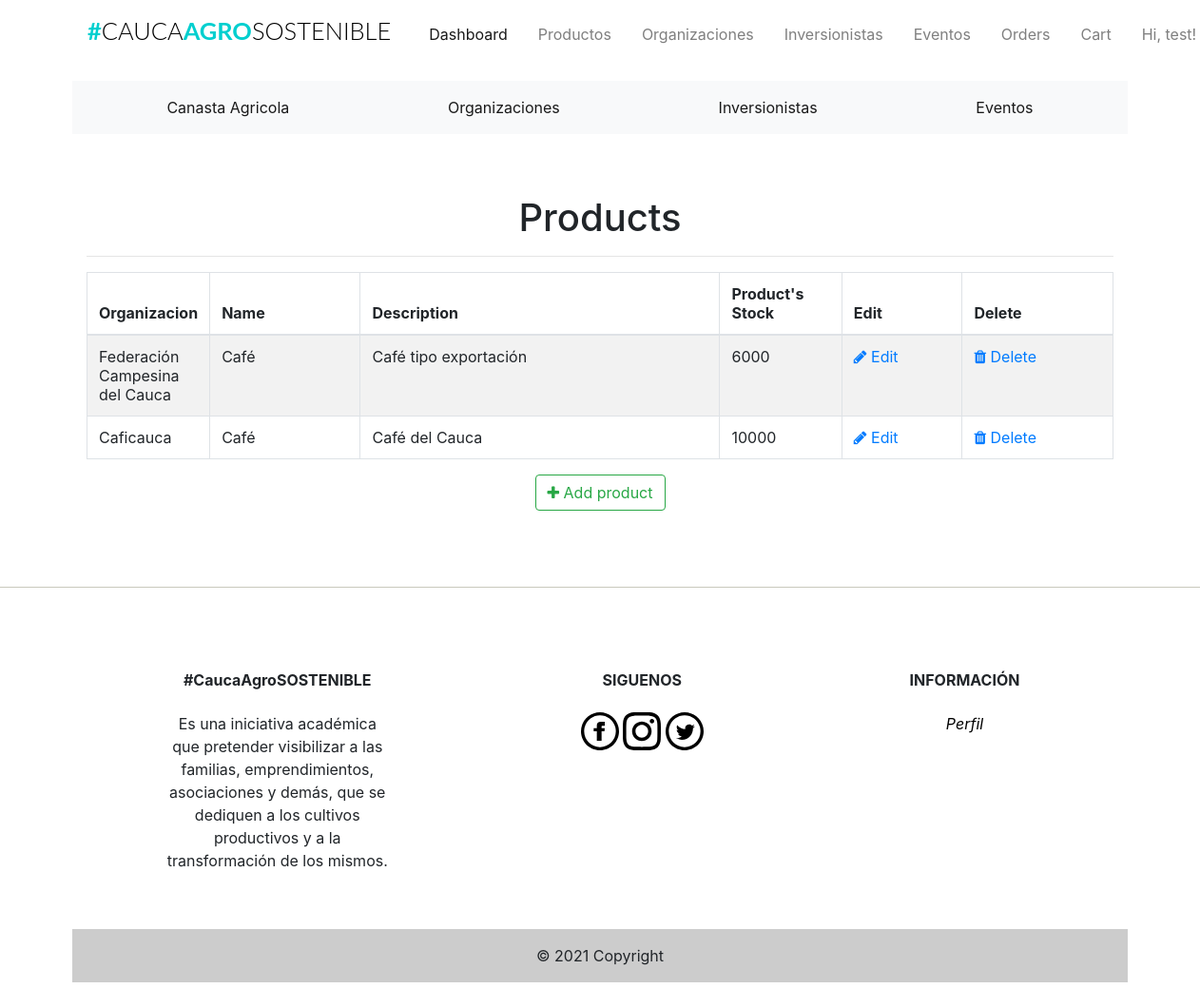
/admin/products (signed in), run on an earlier commit of the app's database.
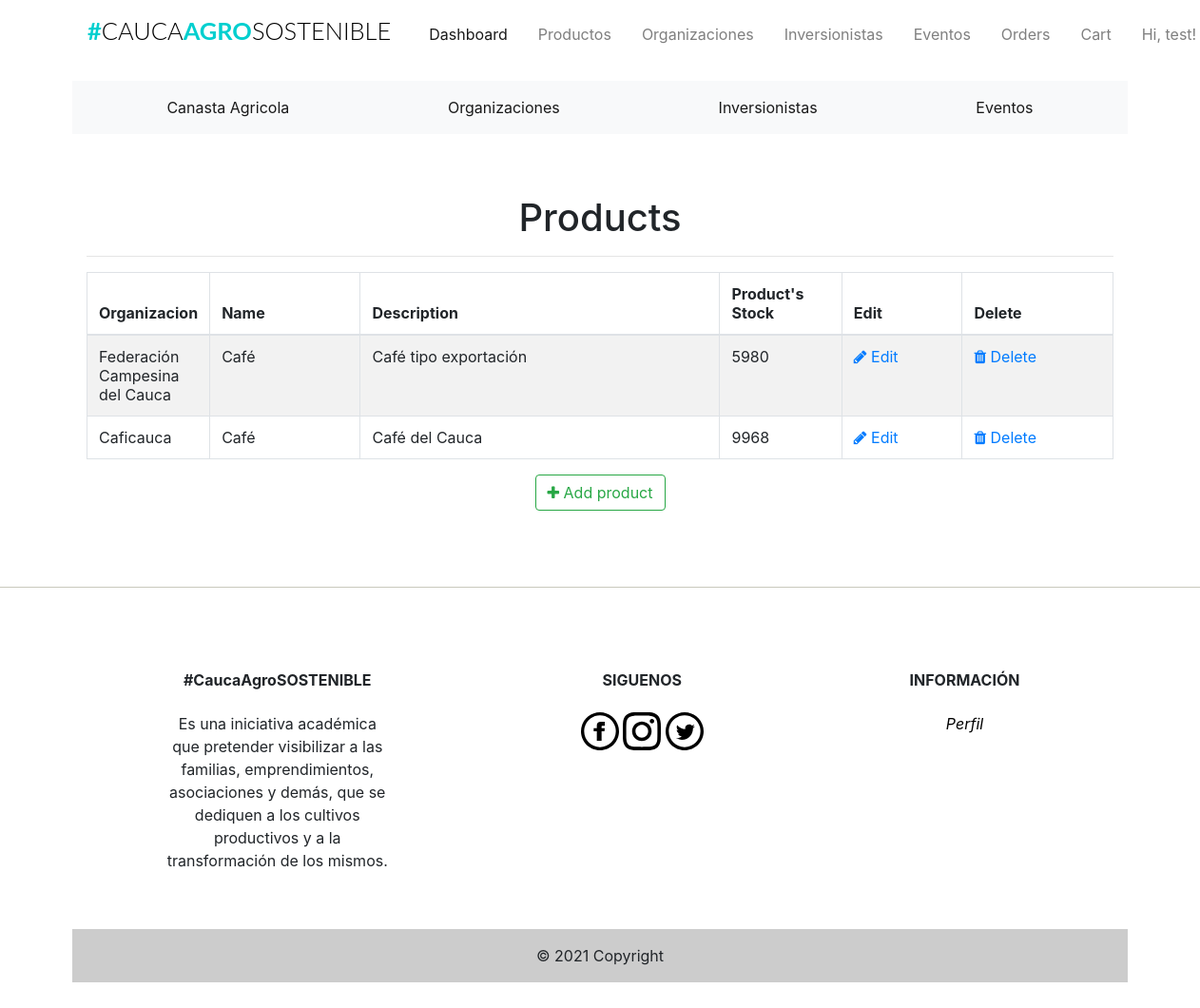
And on a later commit of the database.
### app/models.py (models this page shows, shortened)
class Products(db.Model):
    __tablename__ = 'products'
    id = db.Column(db.Integer, primary_key=True)
    product_name = db.Column(db.String(100), index=True)
    product_price = db.Column(db.Integer, index=True)
    product_image = db.Column(db.String(120))
    product_description = db.Column(db.String(200))
    product_stock = db.Column(db.Integer)
    promotion_value = db.Column(db.Integer, index=True)
    organizacion_id = db.Column(db.Integer, db.ForeignKey('organizaciones.id'))

class Organizaciones(db.Model):
    __tablename__ = 'organizaciones'
    id = db.Column(db.Integer, primary_key=True)
    organizacion_name = db.Column(db.String(20), index=True)
    organizacion_image = db.Column(db.String(120))
    organizacion_location = db.Column(db.String(120))
    organizacion_phone = db.Column(db.String(15))
    product = db.relationship('Products', backref='organizacion')

### app/admin/routes.py (the view)
@admin.route('/products', methods=['GET'])
@login_required
def list_products():
    check_admin()
    '''
	list all products
	'''
    products = Products.query.all()
    return render_template('admin/products/products.html', title='Products', products=products)

### app/admin/routes.py (called while the page is built)
def check_admin():
    if not current_user.is_admin:
        abort(403)

### app/models.py (called while the page is built)
@login_manager.user_loader
def load_user(id):
    return Users.query.get(int(id))

### app/templates/admin/products/products.html (shortened to what this page needs)
{% extends "base.html" %}
{% block head %}
<head>
    <link href="//maxcdn.bootstrapcdn.com/font-awesome/4.1.0/css/font-awesome.min.css" rel="stylesheet">
</head>
{% endblock head %}
{% block body %}
<div class="container">
  <div class="outer">
    <div class="middle">
      <div class="inner">
        <br/>
        <br/>
        <h1 style="text-align:center;">Products</h1>
        {% if products %}
          <hr class="intro-divider">
            <table class="table table-striped table-bordered">
              <thead>
                <tr>
                  <th width="10%"> Organizacion</th>
                  <th width="15%"> Name</th>
                  <th width="36%"> Description </th>
                  <th width="12%"> Product's Stock </th>
                  <th width="12%"> Edit </th>
                  <th width="15%"> Delete </th>
                </tr>
              </thead>
              <tbody>
              {% for product in products %}
                <tr>
                  <td>{{ product.organizacion.organizacion_name}} </td>
                  <td> {{ product.product_name }} </td>
                  <td> {{ product.product_description }} </td>
                  <td>
                    {% if product %}
                      {{ product.product_stock }}
                    {% else %}
                      0
                    {% endif %}
                  </td>
                  <td>
                    <a href="{{ url_for('admin.edit_product', id=product.id) }}">
                      <i class="fa fa-pencil"></i> Edit
                    </a>
                  </td>
                  <td>
                    <a href="{{ url_for('admin.delete_product', id=product.id) }}">
                      <i class="fa fa-trash"></i> Delete
                    </a>
                  </td>
                </tr>
              {% endfor %}
              </tbody>
            </table>
          </div>
          <div style="text-align: center">
        {% else %}
          <div style="text-align: center">
            <h3> No Products have been added. </h3>
            <hr class="intro-divider">
        {% endif %}
          <a href="{{ url_for('admin.add_product') }}" class="btn btn-outline-success">
            <i class="fa fa-plus"></i>
            Add product
          </a>
        </div>
      </div>
    </div>
  </div>
{% endblock %}

What changed in the data, as far as the page shows it:
changed Products "Café tipo exportación": product_stock "6000" → "5980"
changed Products "Café del Cauca": product_stock "10000" → "9968"
